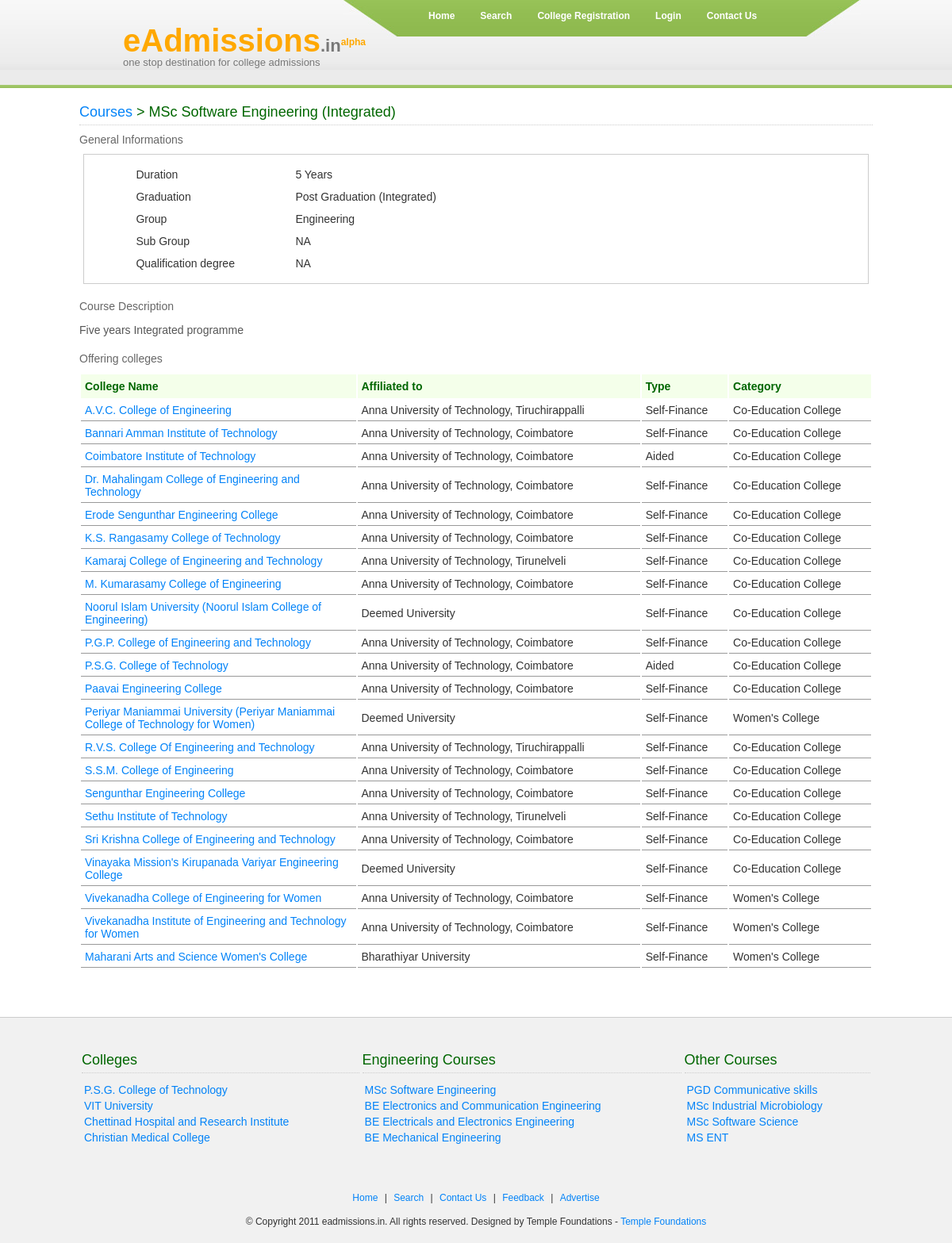
Page /ci_ead/index.php/info/course/361 on the committed database.
### tables this page shows
CREATE TABLE IF NOT EXISTS `tbl_course` (
  `course_id` int(10) NOT NULL AUTO_INCREMENT,
  `name` varchar(100) NOT NULL,
  `search_name` varchar(100) DEFAULT NULL,
  `duration` float(2,1) NOT NULL,
  `graduation` varchar(50) DEFAULT NULL,
  `category` varchar(100) DEFAULT NULL,
  `subcategory` varchar(100) DEFAULT NULL,
  `desc` text,
  `qualification_degree` varchar(100) DEFAULT NULL,
  PRIMARY KEY (`course_id`),
  UNIQUE KEY `name` (`name`)
);

CREATE TABLE IF NOT EXISTS `tbl_inst` (
  `inst_id` int(10) NOT NULL AUTO_INCREMENT,
  `name` varchar(200) NOT NULL,
  `search_name` varchar(200) DEFAULT NULL,
  `affiliated_to` varchar(200) DEFAULT NULL COMMENT 'university',
  `approved_by` varchar(50) DEFAULT NULL,
  `established_year` int(4) DEFAULT NULL,
  `type` varchar(50) DEFAULT NULL,
  `category` varchar(50) DEFAULT NULL,
  `address` text,
  `pincode` varchar(10) DEFAULT NULL,
  `district` varchar(40) DEFAULT NULL,
  `state` varchar(40) DEFAULT NULL,
  `phone_numbers` varchar(50) DEFAULT NULL,
  `email_address` varchar(50) DEFAULT NULL,
  `logo_url` varchar(100) DEFAULT NULL,
  PRIMARY KEY (`inst_id`)
);

### ci_ead/system/application/controllers/info.php (called while the page is built, shortened)
<?php
class Info extends Controller
{
	function course($course_id)
	{
		$this->load->library('course');
		$course = new Course(array('course_id'=>$course_id));
		$coursedata = array(
			'course' => $course,
		);
		$data = array(
			'title' 	=> $course->get_name(),
			'css_list' 	=> array($this->config->item('css_path').'style.css'),
		);
		$this->load->view('html_head',$data);
		$this->load->view('header');
		if ($course->is_valid())
		{
			$this->load->view('course_view',$coursedata);
		}
		$this->load->view('footer');
	}
}

### ci_ead/system/codeigniter/CodeIgniter.php (called while the page is built, shortened)
<?php  if ( ! defined('BASEPATH')) exit('No direct script access allowed');
$EXT =& load_class('Hooks');
$EXT->_call_hook('pre_system');
$URI =& load_class('URI');
$RTR =& load_class('Router');
$method = $RTR->fetch_method();
$EXT->_call_hook('pre_controller');
$CI = new $class();
if ($RTR->scaffolding_request === TRUE)
{
	if ($EXT->_call_hook('scaffolding_override') === FALSE)
	{
		$CI->_ci_scaffolding();
	}
}
else
{
	if (method_exists($CI, '_remap'))
	{
		$CI->_remap($method);
	}
	else
	{
		call_user_func_array(array(&$CI, $method), array_slice($URI->rsegments, 2));
	}
}

### ci_ead/index.php (called while the page is built, shortened)
<?php
require_once BASEPATH.'codeigniter/CodeIgniter'.EXT;

### ci_ead/system/codeigniter/Base5.php (called while the page is built)
<?php  if ( ! defined('BASEPATH')) exit('No direct script access allowed');
class CI_Base {
	private static $instance;
	public function CI_Base()
	{
		self::$instance =& $this;
	}
	public static function &get_instance()
	{
		return self::$instance;
	}
}
function &get_instance()
{
	return CI_Base::get_instance();
}

### ci_ead/system/application/models/course_model.php (called while the page is built, shortened)
<?php
class Course_model extends Model
{
	function get_data_by_id($course_id)
	{
		$this->db->from('tbl_course')->where('course_id',$course_id);
		$query = $this->db->get();
		if ($query->num_rows==1)
		{
			return $query->first_row();
		}
		return null;
	}
}

### ci_ead/system/application/libraries/Course.php (called while the page is built, shortened)
<?php if ( ! defined('BASEPATH')) exit('No direct script access allowed');
class Course
{
	private $name;
	private $duration;
	private $graduation;
	private $category;
	private $sub_category;
	private $desc;
	private $qualification_degree;
	private static $CI;
	public function __construct($params=array())
	{
		self::$CI = & get_instance();
		if (!empty($params['course_id']))
		{
			$data = self::$CI->course_model->get_data_by_id($params['course_id']);
		}
	}
	private function copy_data($data)
	{
		if (isset($data))
		{
			$this->name 				= $data->name;
			$this->duration 			= $data->duration;
			$this->graduation 			= $data->graduation;
			$this->category				= $data->category;
			$this->sub_category			= $data->subcategory;
			$this->desc 				= $data->desc;
			$this->qualification_degree = $data->qualification_degree;
		}
	}
	public function get_name()	{	return $this->name;	}
	public function get_duration()
	{
		if ($this->duration == 0)
			return 'NA';
		else if (substr($this->duration, strlen($this->duration)-1)==="0")
			return intval($this->duration).' Years';
		else
			return $this->duration. 'Years';
	}
	public function get_graduation()
	{
		if ($this->graduation == '')
			return 'NA';
		else
			return $this->graduation;
	}
	public function get_category()
	{
		if ($this->category == '')
			return 'NA';
		else
			return $this->category;
	}
	public function get_sub_category()
	{
		if ($this->sub_category == '')
			return 'NA';
		else
			return $this->sub_category;
	}
	public function get_desc()
	{
		if ($this->desc == '')
			return 'NA';
		else
			return $this->desc;
	}
	public function get_qualification_degree()
	{
		if ($this->qualification_degree == '')
			return 'NA';
		else
			return $this->qualification_degree;
	}
}

### ci_ead/system/codeigniter/Common.php (called while the page is built, shortened)
<?php  if ( ! defined('BASEPATH')) exit('No direct script access allowed');
function &get_config()
{
	static $main_conf;
	if ( ! isset($main_conf))
	{
		$main_conf[0] =& $config;
	}
	return $main_conf[0];
}

### ci_ead/system/application/config/config.php (called while the page is built)
<?php  if ( ! defined('BASEPATH')) exit('No direct script access allowed');
$config['base_url']	= "http://localhost/ci_ead/";
$config['index_page'] = "index.php";
$config['uri_protocol']	= "AUTO";
$config['url_suffix'] = "";
$config['language']	= "english";
$config['charset'] = "UTF-8";
$config['enable_hooks'] = FALSE;
$config['subclass_prefix'] = 'EAD_';
$config['permitted_uri_chars'] = 'a-z 0-9~%.:_\-';
$config['enable_query_strings'] = FALSE;
$config['controller_trigger'] 	= 'c';
$config['function_trigger'] 	= 'm';
$config['directory_trigger'] 	= 'd';
$config['log_threshold'] = 4;
$config['log_path'] = '';
$config['log_date_format'] = 'Y-m-d H:i:s';
$config['cache_path'] = '';
$config['encryption_key'] = "";
$config['sess_cookie_name']		= 'ci_session';
$config['sess_expiration']		= 7200;
$config['sess_encrypt_cookie']	= FALSE;
$config['sess_use_database']	= TRUE;
$config['sess_table_name']		= 'ci_sessions';
$config['sess_match_ip']		= FALSE;
$config['sess_match_useragent']	= TRUE;
$config['sess_time_to_update'] 	= 300;
$config['cookie_prefix']	= "";
$config['cookie_domain']	= "";
$config['cookie_path']		= "/";
$config['global_xss_filtering'] = TRUE;
$config['compress_output'] = FALSE;
$config['time_reference'] = 'local';
$config['rewrite_short_tags'] = FALSE;
$config['proxy_ips'] = '';

### ci_ead/system/application/config/localsettings.php (called while the page is built)
<?php  if ( ! defined('BASEPATH')) exit('No direct script access allowed');
$CI = & get_instance();
$config['css_path'] 	= $CI->config->system_url()."application/css/";
$config['js_path'] 		= $CI->config->system_url()."application/js/";
$config['jquery_path'] 	= $CI->config->system_url()."application/js/jquery/";
$config['images_path'] 	= $CI->config->system_url()."application/images/";
$config['appln_forms_path'] = APPPATH."assets/appln_forms/";
$config['form_def_tbl_prefix'] = "tg_form_def_";
$config['form_candidates_tbl_prefix'] = "tg_form_candidates_";
$config['form_candidates_tbl_field_prefix'] = "field_";
$config['recaptcha_public_key'] = "6Lex7sISAAAAAN0W6PcIiYEmo4nkKteihAOKYvj-";
$config['recaptcha_private_key'] = "6Lex7sISAAAAAD_idKTPjMzI_eyeegXYgNclx4Nv";

### ci_ead/system/application/views/course_view.php (the view)
<div id="thin_body">
<h2>
	<a href="<?php echo site_url('info/courses'); ?>">Courses</a> &gt;
	<?php echo $course->get_name(); ?>
</h2>
<h3>General Informations</h3>
<div id="coll_info">
<table width="90%" align="center">
	<tr>
		<td width="23%">Duration</td>
		<td width="77%"><?php echo $course->get_duration(); ?></td>
	</tr>
	<tr>
		<td>Graduation</td>
		<td><?php echo $course->get_graduation(); ?></td>
	</tr>
	<tr>
		<td>Group</td>
		<td><?php echo $course->get_category(); ?></td>
	</tr>
	<tr>
		<td>Sub Group</td>
		<td><?php echo $course->get_sub_category(); ?></td>
	</tr>
	<tr>
		<td>Qualification degree</td>
		<td><?php echo $course->get_qualification_degree(); ?></td>
	</tr>
</table>
</div>
<?php if ($course->get_desc() != 'NA'): ?>
<h3>Course Description</h3>
<div id="desc">
<p><?php echo $course->get_desc(); ?></p>
</div>
<?php endif; ?>
<h3>Offering colleges</h3>
<div id="courses">
<table width="100%" align="center">
<tr id="tbl_head">
	<th>College Name</th>
	<th>Affiliated to</th>
	<th>Type</th>
	<th>Category</th>
</tr>
<?php
$insts = $course->get_offering_insts();
foreach ($insts as $inst):
?>
	<tr>
		<td width="35%"><a
			href="<?php echo site_url('info/institution/'.$inst->get_id()); ?>">
			<?php echo $inst->get_name(); ?> </a></td>
		<td><?php echo $inst->get_university(); ?></td>
		<td><?php echo $inst->get_type(); ?></td>
		<td><?php echo $inst->get_category(); ?></td>
	</tr>
<?php endforeach; ?>
</table>
</div>
</div>

### ci_ead/system/application/css/style.css (style rules this page uses)
body { font-family: Arial, Helvetica, sans-serif; font-size: 12px; color: #333; background-color:#FFFFFF; margin:0px; text-align:inherit; }
a:link { color: #0383f8; text-decoration:none; }
td, th { text-align: left; font-size: 14px; }
h2 { font-size:18px; color:#060; font-weight:normal; margin:0px 0 10px 0; padding:20px 0 5px 0; border-bottom:1px dotted #ccc; }
h3 { font-size:14px; margin:0 0 10px 0px; font-weight:normal; color:#666; }
p { color: #555; text-indent: 0px; font-size: 14px; }
#tbl_head { text-align: left; background-color: #F4FFEA; height: 30px; }
#tbl_head th { padding: 5px; color: #060; }
#header a { color:#5e8525; text-decoration:underline; }
#header .menu_nav ul li a { display:block; margin:0; padding:7px 12px 6px; color:#fff; text-decoration:none; font-weight:bold; }
#thin_body { width:1000px; margin:0 auto; min-height:600px; margin-bottom: 20px; }
#coll_info { border:1px #CCC solid; margin:5px; padding:10px; margin-bottom:20px; }
#coll_info td { padding:5px; }
#desc { margin-bottom:20px; }
#courses { padding-bottom:20px; }
#courses a { font-size:14px; }
#courses td { border-bottom:1px #999 solid; padding:5px; }

### rows in the picture
tbl_course: name "MSc Software Engineering (Integrated)", duration "5 Years", graduation "Post Graduation (Integrated)", category "Engineering", subcategory "NA", qualification_degree "NA", desc "Five years Integrated programme"
tbl_inst: name "A.V.C. College of Engineering", affiliated_to "Anna University of Technology, Tiruchirappalli", type "Self-Finance", category "Co-Education College"
tbl_inst: name "Bannari Amman Institute of Technology", affiliated_to "Anna University of Technology, Coimbatore", type "Self-Finance", category "Co-Education College"
tbl_inst: name "Coimbatore Institute of Technology", affiliated_to "Anna University of Technology, Coimbatore", type "Aided", category "Co-Education College"
tbl_inst: name "Dr. Mahalingam College of Engineering and Technology", affiliated_to "Anna University of Technology, Coimbatore", type "Self-Finance", category "Co-Education College"
tbl_inst: name "Erode Sengunthar Engineering College", affiliated_to "Anna University of Technology, Coimbatore", type "Self-Finance", category "Co-Education College"
tbl_inst: name "K.S. Rangasamy College of Technology", affiliated_to "Anna University of Technology, Coimbatore", type "Self-Finance", category "Co-Education College"
tbl_inst: name "Kamaraj College of Engineering and Technology", affiliated_to "Anna University of Technology, Tirunelveli", type "Self-Finance", category "Co-Education College"
tbl_inst: name "M. Kumarasamy College of Engineering", affiliated_to "Anna University of Technology, Coimbatore", type "Self-Finance", category "Co-Education College"
tbl_inst: name "Noorul Islam University (Noorul Islam College of Engineering)", affiliated_to "Deemed University", type "Self-Finance", category "Co-Education College"
tbl_inst: name "P.G.P. College of Engineering and Technology", affiliated_to "Anna University of Technology, Coimbatore", type "Self-Finance", category "Co-Education College"
tbl_inst: name "P.S.G. College of Technology", affiliated_to "Anna University of Technology, Coimbatore", type "Aided", category "Co-Education College"
tbl_inst: name "Paavai Engineering College", affiliated_to "Anna University of Technology, Coimbatore", type "Self-Finance", category "Co-Education College"
tbl_inst: name "Periyar Maniammai University (Periyar Maniammai College of Technology for Women)", affiliated_to "Deemed University", type "Self-Finance", category "Women's College"
tbl_inst: name "R.V.S. College Of Engineering and Technology", affiliated_to "Anna University of Technology, Tiruchirappalli", type "Self-Finance", category "Co-Education College"
tbl_inst: name "S.S.M. College of Engineering", affiliated_to "Anna University of Technology, Coimbatore", type "Self-Finance", category "Co-Education College"
tbl_inst: name "Sengunthar Engineering College", affiliated_to "Anna University of Technology, Coimbatore", type "Self-Finance", category "Co-Education College"
tbl_inst: name "Sethu Institute of Technology", affiliated_to "Anna University of Technology, Tirunelveli", type "Self-Finance", category "Co-Education College"
tbl_inst: name "Sri Krishna College of Engineering and Technology", affiliated_to "Anna University of Technology, Coimbatore", type "Self-Finance", category "Co-Education College"
tbl_inst: name "Vinayaka Mission's Kirupanada Variyar Engineering College", affiliated_to "Deemed University", type "Self-Finance", category "Co-Education College"
tbl_inst: name "Vivekanadha College of Engineering for Women", affiliated_to "Anna University of Technology, Coimbatore", type "Self-Finance", category "Women's College"
tbl_inst: name "Vivekanadha Institute of Engineering and Technology for Women", affiliated_to "Anna University of Technology, Coimbatore", type "Self-Finance", category "Women's College"
tbl_inst: name "Maharani Arts and Science Women's College", affiliated_to "Bharathiyar University", type "Self-Finance", category "Women's College"

### other values in the picture
anchor('index/home', 'Home') "Home"
anchor('search', 'Search') "Search"
anchor('inst_registration', 'College Registration') "College Registration"
anchor('login', 'Login') "Login"
anchor('contact_us', 'Contact Us') "Contact Us"
